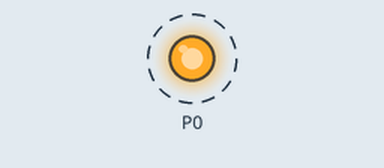
The program below on a simulated BBC micro:bit (MakeCode). Shown: output pins drawn as LEDs (lit = HIGH). Dashed ring = blinking.

Above: at 0.2 s.
Timing chart, 0 to 3.0 s (numbered marks = the images above):
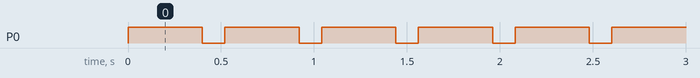

The program:

main.ts
```typescript
let control2 = 0
basic.forever(function () {
    for (let index = 0; index < 4; index++) {
        pins.digitalWritePin(DigitalPin.P0, 1)
        basic.pause(100)
        pins.digitalWritePin(DigitalPin.P0, 0)
    }
    basic.pause(100)
    while (control2 > 0) {
        control2 += 1
        pins.analogWritePin(AnalogPin.P0, control2)
        basic.pause(5)
    }
    while (control2 > 0) {
        control2 += 1
        pins.analogWritePin(AnalogPin.P0, control2)
        basic.pause(5)
    }
})
```

test.ts
```typescript
// aquí va el archivo "tests"; esto no se compilará cuando este paquete se utilice como una extensión.
```

Measured:
- by itself, P0: alternates HIGH for 0.40 s and LOW for 0.12 s
